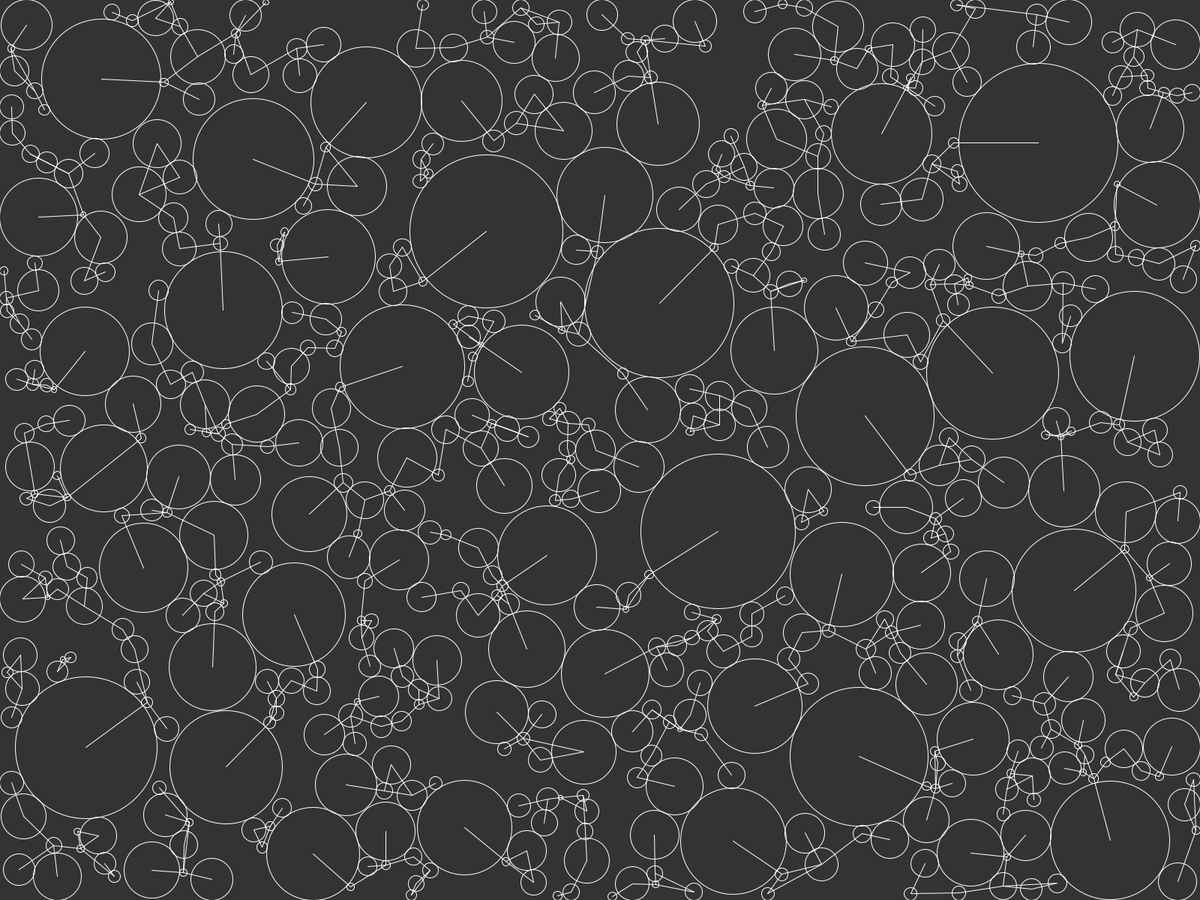
Frame 1 (no input)
Frame 60 (the mouse pressed at the canvas centre just before this capture): identical to frame 1, image omitted
Frame 120 (the mouse held since frame 60 and released just before this capture): identical to frame 1, image omitted

The Processing sketch that drew this single still picture (run headless with seeded random() and noise(); from frame 60 on, the mouse is pressed at the canvas centre):

// Processing sketch: circle_packing
// ── circle_packing.pde
ArrayList<Bubble> bubbles;
int attempts;
// FALSE means turning on displaying the circles
boolean turnOffCircles = false;
// FALSE means turning on the displaying of which circles have touched, ending their lifetime
boolean turnOffLines = false;
boolean generatedShortest;

// You can click in the display to generate a new set of circle packing

void setup() {
  fullScreen(2);
  attempts = 0;
  generatedShortest = false;
  bubbles = new ArrayList();
  bubbles.add(new Bubble());
  
  while (!generatedShortest) {
    Bubble temp = new Bubble();
    boolean valid = true;
    for (Bubble b : bubbles) {
      if (PVector.dist(temp.pos, b.pos) < (temp.radius+b.radius)) {
        valid = false;
        attempts++;
        break;
      }
    }
    if (valid) {
      bubbles.add(temp);
    }
    
    for (Bubble b : bubbles) {
      if (b.growing) {
        b.update();
      }
    }
    
    if (attempts == 1000) {
      for (Bubble b : bubbles) {
        float minDist = 10000;
        for (Bubble a : bubbles) {
          if (a != b && !b.blacklisted.contains(a) && PVector.dist(b.pos, a.pos) < minDist) {
            minDist = PVector.dist(b.pos, a.pos);
            b.buddy = a.pos;
            a.blacklisted.add(b);
          }
        }
      }
      generatedShortest = true;
    }
  }
}

void draw() {
  background(51);
  
  for (Bubble b : bubbles) {
    b.show();
  }
}

void mousePressed() {
  if (mouseButton == LEFT) {
    setup();
  } else if (mouseButton == RIGHT) {
    turnOffCircles = !turnOffCircles;
  }
}

void keyPressed() {
  if (key == TAB) {
    turnOffLines = !turnOffLines;
  }
}
// ── Bubble.pde
class Bubble {
  float radius = random(2,5);
  PVector pos = new PVector(random(radius, width-radius), random(radius,height-radius));
  PVector buddy;
  boolean growing = true;
  ArrayList<Bubble> blacklisted = new ArrayList();
  
  Bubble() {
  }

  void update() {
    radius++;
    for (Bubble b : bubbles) {
      if (this != b 
          && PVector.dist(this.pos, b.pos) < this.radius+b.radius) {
        this.growing = false;
        //this.buddy = b.pos.copy();
        break;
      } else if (this.pos.x + this.radius > width
          || this.pos.x - this.radius < 0
          || this.pos.y + radius > height
          || this.pos.y - radius < 0) {
            this.growing = false;
            break;
      }
    }
    //if (this.radius > 50) {
    //  this.growing = false;
    //}
  }
  
  void show() {
    stroke(255);
    noFill();
    if (!turnOffCircles) { 
      ellipse(pos.x, pos.y, radius*2, radius*2);
    }
    if (!turnOffLines && buddy != null) {
      line(this.pos.x, this.pos.y, buddy.x, buddy.y);
    }
  }
}
